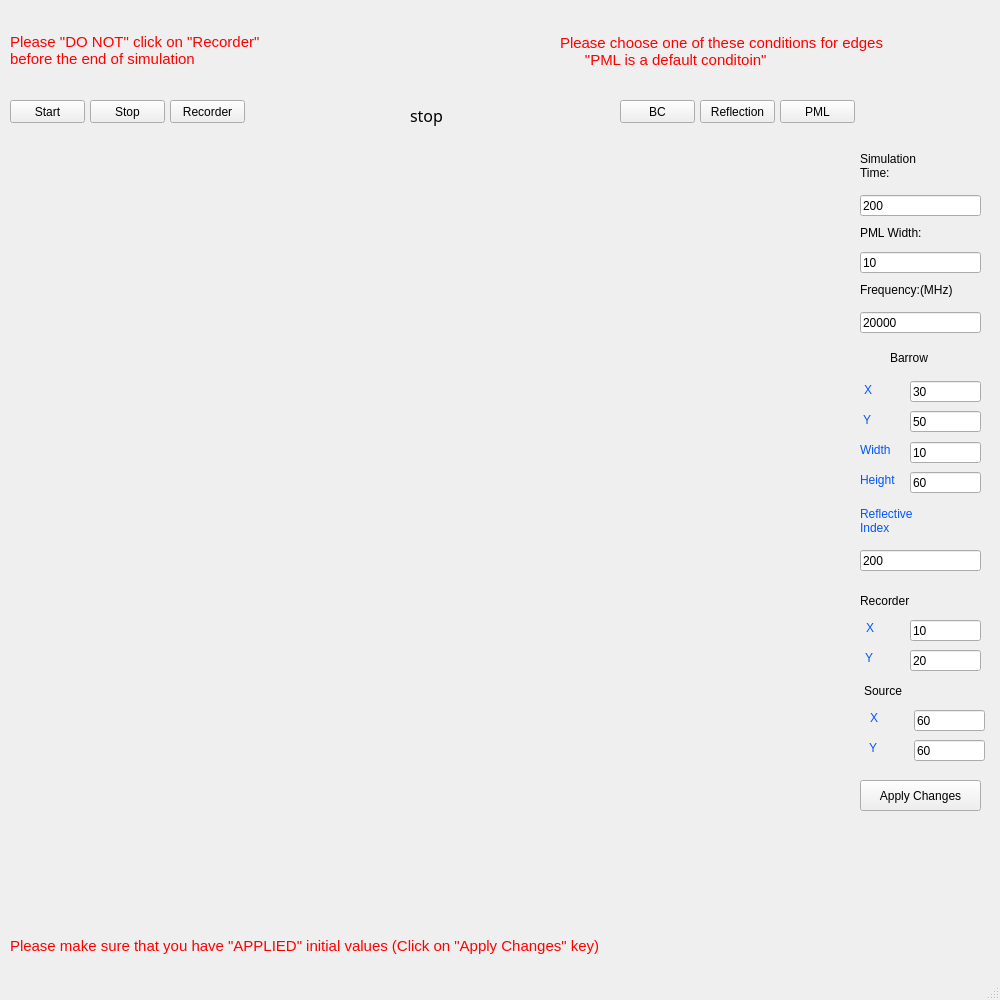
<?xml version="1.0" encoding="UTF-8"?>
<ui version="4.0">
 <author>Amir</author>
 <class>MainWindow</class>
 <widget class="QMainWindow" name="MainWindow">
  <property name="geometry">
   <rect>
    <x>0</x>
    <y>0</y>
    <width>1000</width>
    <height>1000</height>
   </rect>
  </property>
  <property name="windowTitle">
   <string>MainWindow</string>
  </property>
  <widget class="QWidget" name="centralwidget">
   <widget class="QPushButton" name="start_pushButton">
    <property name="geometry">
     <rect>
      <x>10</x>
      <y>100</y>
      <width>75</width>
      <height>23</height>
     </rect>
    </property>
    <property name="palette">
     <palette>
      <active>
       <colorrole role="Midlight">
        <brush brushstyle="SolidPattern">
         <color alpha="255">
          <red>178</red>
          <green>227</green>
          <blue>62</blue>
         </color>
        </brush>
       </colorrole>
      </active>
      <inactive>
       <colorrole role="Midlight">
        <brush brushstyle="SolidPattern">
         <color alpha="255">
          <red>178</red>
          <green>227</green>
          <blue>62</blue>
         </color>
        </brush>
       </colorrole>
      </inactive>
      <disabled>
       <colorrole role="Midlight">
        <brush brushstyle="SolidPattern">
         <color alpha="255">
          <red>178</red>
          <green>227</green>
          <blue>62</blue>
         </color>
        </brush>
       </colorrole>
      </disabled>
     </palette>
    </property>
    <property name="text">
     <string>Start</string>
    </property>
   </widget>
   <widget class="QPushButton" name="stop_pushButton">
    <property name="geometry">
     <rect>
      <x>90</x>
      <y>100</y>
      <width>75</width>
      <height>23</height>
     </rect>
    </property>
    <property name="text">
     <string>Stop</string>
    </property>
   </widget>
   <widget class="QWidget" name="matplotlib_widget" native="true">
    <property name="geometry">
     <rect>
      <x>10</x>
      <y>130</y>
      <width>841</width>
      <height>801</height>
     </rect>
    </property>
   </widget>
   <widget class="QLabel" name="plot_label">
    <property name="geometry">
     <rect>
      <x>410</x>
      <y>100</y>
      <width>131</width>
      <height>31</height>
     </rect>
    </property>
    <property name="font">
     <font>
      <family>XW Zar</family>
      <pointsize>12</pointsize>
     </font>
    </property>
    <property name="layoutDirection">
     <enum>Qt::RightToLeft</enum>
    </property>
    <property name="text">
     <string>stop</string>
    </property>
   </widget>
   <widget class="QPushButton" name="pushButton_rec">
    <property name="geometry">
     <rect>
      <x>170</x>
      <y>100</y>
      <width>75</width>
      <height>23</height>
     </rect>
    </property>
    <property name="text">
     <string>Recorder</string>
    </property>
   </widget>
   <widget class="QPushButton" name="pushButton1">
    <property name="geometry">
     <rect>
      <x>620</x>
      <y>100</y>
      <width>75</width>
      <height>23</height>
     </rect>
    </property>
    <property name="text">
     <string>BC</string>
    </property>
   </widget>
   <widget class="QPushButton" name="pushButton2">
    <property name="geometry">
     <rect>
      <x>700</x>
      <y>100</y>
      <width>75</width>
      <height>23</height>
     </rect>
    </property>
    <property name="text">
     <string>Reflection</string>
    </property>
   </widget>
   <widget class="QPushButton" name="pushButton3">
    <property name="geometry">
     <rect>
      <x>780</x>
      <y>100</y>
      <width>75</width>
      <height>23</height>
     </rect>
    </property>
    <property name="text">
     <string>PML</string>
    </property>
   </widget>
   <widget class="QLabel" name="label">
    <property name="geometry">
     <rect>
      <x>560</x>
      <y>21</y>
      <width>361</width>
      <height>61</height>
     </rect>
    </property>
    <property name="palette">
     <palette>
      <active>
       <colorrole role="WindowText">
        <brush brushstyle="SolidPattern">
         <color alpha="255">
          <red>255</red>
          <green>0</green>
          <blue>0</blue>
         </color>
        </brush>
       </colorrole>
      </active>
      <inactive>
       <colorrole role="WindowText">
        <brush brushstyle="SolidPattern">
         <color alpha="255">
          <red>255</red>
          <green>0</green>
          <blue>0</blue>
         </color>
        </brush>
       </colorrole>
      </inactive>
      <disabled>
       <colorrole role="WindowText">
        <brush brushstyle="SolidPattern">
         <color alpha="255">
          <red>120</red>
          <green>120</green>
          <blue>120</blue>
         </color>
        </brush>
       </colorrole>
      </disabled>
     </palette>
    </property>
    <property name="font">
     <font>
      <pointsize>11</pointsize>
     </font>
    </property>
    <property name="text">
     <string>Please choose one of these conditions for edges
      &quot;PML is a default conditoin&quot;</string>
    </property>
   </widget>
   <widget class="QLabel" name="label_4">
    <property name="geometry">
     <rect>
      <x>860</x>
      <y>222</y>
      <width>91</width>
      <height>21</height>
     </rect>
    </property>
    <property name="text">
     <string>PML Width:</string>
    </property>
   </widget>
   <widget class="QLineEdit" name="Layer">
    <property name="geometry">
     <rect>
      <x>860</x>
      <y>252</y>
      <width>121</width>
      <height>21</height>
     </rect>
    </property>
    <property name="text">
     <string>10</string>
    </property>
   </widget>
   <widget class="QLabel" name="label_3">
    <property name="geometry">
     <rect>
      <x>860</x>
      <y>282</y>
      <width>131</width>
      <height>16</height>
     </rect>
    </property>
    <property name="text">
     <string>Frequency:(MHz)</string>
    </property>
   </widget>
   <widget class="QLineEdit" name="freq">
    <property name="geometry">
     <rect>
      <x>860</x>
      <y>312</y>
      <width>121</width>
      <height>21</height>
     </rect>
    </property>
    <property name="text">
     <string>20000</string>
    </property>
   </widget>
   <widget class="QLabel" name="label_5">
    <property name="geometry">
     <rect>
      <x>890</x>
      <y>350</y>
      <width>131</width>
      <height>16</height>
     </rect>
    </property>
    <property name="text">
     <string>Barrow</string>
    </property>
   </widget>
   <widget class="QLineEdit" name="BarrowX">
    <property name="geometry">
     <rect>
      <x>910</x>
      <y>411</y>
      <width>71</width>
      <height>21</height>
     </rect>
    </property>
    <property name="text">
     <string>50</string>
    </property>
   </widget>
   <widget class="QLineEdit" name="BarrowW">
    <property name="geometry">
     <rect>
      <x>910</x>
      <y>472</y>
      <width>71</width>
      <height>21</height>
     </rect>
    </property>
    <property name="text">
     <string>60</string>
    </property>
   </widget>
   <widget class="QLineEdit" name="BarrowH">
    <property name="geometry">
     <rect>
      <x>910</x>
      <y>442</y>
      <width>71</width>
      <height>21</height>
     </rect>
    </property>
    <property name="text">
     <string>10</string>
    </property>
   </widget>
   <widget class="QLabel" name="label_6">
    <property name="geometry">
     <rect>
      <x>860</x>
      <y>590</y>
      <width>81</width>
      <height>21</height>
     </rect>
    </property>
    <property name="text">
     <string>Recorder</string>
    </property>
   </widget>
   <widget class="QLabel" name="label_7">
    <property name="geometry">
     <rect>
      <x>864</x>
      <y>382</y>
      <width>41</width>
      <height>16</height>
     </rect>
    </property>
    <property name="palette">
     <palette>
      <active>
       <colorrole role="WindowText">
        <brush brushstyle="SolidPattern">
         <color alpha="255">
          <red>0</red>
          <green>85</green>
          <blue>255</blue>
         </color>
        </brush>
       </colorrole>
      </active>
      <inactive>
       <colorrole role="WindowText">
        <brush brushstyle="SolidPattern">
         <color alpha="255">
          <red>0</red>
          <green>85</green>
          <blue>255</blue>
         </color>
        </brush>
       </colorrole>
      </inactive>
      <disabled>
       <colorrole role="WindowText">
        <brush brushstyle="SolidPattern">
         <color alpha="255">
          <red>120</red>
          <green>120</green>
          <blue>120</blue>
         </color>
        </brush>
       </colorrole>
      </disabled>
     </palette>
    </property>
    <property name="text">
     <string>X</string>
    </property>
   </widget>
   <widget class="QLabel" name="label_8">
    <property name="geometry">
     <rect>
      <x>863</x>
      <y>412</y>
      <width>41</width>
      <height>16</height>
     </rect>
    </property>
    <property name="palette">
     <palette>
      <active>
       <colorrole role="WindowText">
        <brush brushstyle="SolidPattern">
         <color alpha="255">
          <red>0</red>
          <green>85</green>
          <blue>255</blue>
         </color>
        </brush>
       </colorrole>
      </active>
      <inactive>
       <colorrole role="WindowText">
        <brush brushstyle="SolidPattern">
         <color alpha="255">
          <red>0</red>
          <green>85</green>
          <blue>255</blue>
         </color>
        </brush>
       </colorrole>
      </inactive>
      <disabled>
       <colorrole role="WindowText">
        <brush brushstyle="SolidPattern">
         <color alpha="255">
          <red>120</red>
          <green>120</green>
          <blue>120</blue>
         </color>
        </brush>
       </colorrole>
      </disabled>
     </palette>
    </property>
    <property name="text">
     <string>Y</string>
    </property>
   </widget>
   <widget class="QLabel" name="label_9">
    <property name="geometry">
     <rect>
      <x>860</x>
      <y>442</y>
      <width>41</width>
      <height>16</height>
     </rect>
    </property>
    <property name="palette">
     <palette>
      <active>
       <colorrole role="WindowText">
        <brush brushstyle="SolidPattern">
         <color alpha="255">
          <red>0</red>
          <green>85</green>
          <blue>255</blue>
         </color>
        </brush>
       </colorrole>
      </active>
      <inactive>
       <colorrole role="WindowText">
        <brush brushstyle="SolidPattern">
         <color alpha="255">
          <red>0</red>
          <green>85</green>
          <blue>255</blue>
         </color>
        </brush>
       </colorrole>
      </inactive>
      <disabled>
       <colorrole role="WindowText">
        <brush brushstyle="SolidPattern">
         <color alpha="255">
          <red>120</red>
          <green>120</green>
          <blue>120</blue>
         </color>
        </brush>
       </colorrole>
      </disabled>
     </palette>
    </property>
    <property name="text">
     <string>Width</string>
    </property>
   </widget>
   <widget class="QLabel" name="label_10">
    <property name="geometry">
     <rect>
      <x>860</x>
      <y>472</y>
      <width>51</width>
      <height>16</height>
     </rect>
    </property>
    <property name="palette">
     <palette>
      <active>
       <colorrole role="WindowText">
        <brush brushstyle="SolidPattern">
         <color alpha="255">
          <red>0</red>
          <green>85</green>
          <blue>255</blue>
         </color>
        </brush>
       </colorrole>
      </active>
      <inactive>
       <colorrole role="WindowText">
        <brush brushstyle="SolidPattern">
         <color alpha="255">
          <red>0</red>
          <green>85</green>
          <blue>255</blue>
         </color>
        </brush>
       </colorrole>
      </inactive>
      <disabled>
       <colorrole role="WindowText">
        <brush brushstyle="SolidPattern">
         <color alpha="255">
          <red>120</red>
          <green>120</green>
          <blue>120</blue>
         </color>
        </brush>
       </colorrole>
      </disabled>
     </palette>
    </property>
    <property name="text">
     <string>Height</string>
    </property>
   </widget>
   <widget class="QLabel" name="label_11">
    <property name="geometry">
     <rect>
      <x>866</x>
      <y>620</y>
      <width>41</width>
      <height>16</height>
     </rect>
    </property>
    <property name="palette">
     <palette>
      <active>
       <colorrole role="WindowText">
        <brush brushstyle="SolidPattern">
         <color alpha="255">
          <red>0</red>
          <green>85</green>
          <blue>255</blue>
         </color>
        </brush>
       </colorrole>
      </active>
      <inactive>
       <colorrole role="WindowText">
        <brush brushstyle="SolidPattern">
         <color alpha="255">
          <red>0</red>
          <green>85</green>
          <blue>255</blue>
         </color>
        </brush>
       </colorrole>
      </inactive>
      <disabled>
       <colorrole role="WindowText">
        <brush brushstyle="SolidPattern">
         <color alpha="255">
          <red>120</red>
          <green>120</green>
          <blue>120</blue>
         </color>
        </brush>
       </colorrole>
      </disabled>
     </palette>
    </property>
    <property name="text">
     <string>X</string>
    </property>
   </widget>
   <widget class="QLineEdit" name="recorderX">
    <property name="geometry">
     <rect>
      <x>910</x>
      <y>650</y>
      <width>71</width>
      <height>21</height>
     </rect>
    </property>
    <property name="text">
     <string>20</string>
    </property>
   </widget>
   <widget class="QLineEdit" name="recorderY">
    <property name="geometry">
     <rect>
      <x>910</x>
      <y>620</y>
      <width>71</width>
      <height>21</height>
     </rect>
    </property>
    <property name="text">
     <string>10</string>
    </property>
   </widget>
   <widget class="QLabel" name="label_12">
    <property name="geometry">
     <rect>
      <x>865</x>
      <y>650</y>
      <width>41</width>
      <height>16</height>
     </rect>
    </property>
    <property name="palette">
     <palette>
      <active>
       <colorrole role="WindowText">
        <brush brushstyle="SolidPattern">
         <color alpha="255">
          <red>0</red>
          <green>85</green>
          <blue>255</blue>
         </color>
        </brush>
       </colorrole>
      </active>
      <inactive>
       <colorrole role="WindowText">
        <brush brushstyle="SolidPattern">
         <color alpha="255">
          <red>0</red>
          <green>85</green>
          <blue>255</blue>
         </color>
        </brush>
       </colorrole>
      </inactive>
      <disabled>
       <colorrole role="WindowText">
        <brush brushstyle="SolidPattern">
         <color alpha="255">
          <red>120</red>
          <green>120</green>
          <blue>120</blue>
         </color>
        </brush>
       </colorrole>
      </disabled>
     </palette>
    </property>
    <property name="text">
     <string>Y</string>
    </property>
   </widget>
   <widget class="QPushButton" name="pushButton">
    <property name="geometry">
     <rect>
      <x>860</x>
      <y>780</y>
      <width>121</width>
      <height>31</height>
     </rect>
    </property>
    <property name="text">
     <string>Apply Changes</string>
    </property>
   </widget>
   <widget class="QLineEdit" name="BarrowY">
    <property name="geometry">
     <rect>
      <x>910</x>
      <y>381</y>
      <width>71</width>
      <height>21</height>
     </rect>
    </property>
    <property name="text">
     <string>30</string>
    </property>
   </widget>
   <widget class="QLineEdit" name="srcY">
    <property name="geometry">
     <rect>
      <x>914</x>
      <y>740</y>
      <width>71</width>
      <height>21</height>
     </rect>
    </property>
    <property name="text">
     <string>60</string>
    </property>
   </widget>
   <widget class="QLineEdit" name="srcX">
    <property name="geometry">
     <rect>
      <x>914</x>
      <y>710</y>
      <width>71</width>
      <height>21</height>
     </rect>
    </property>
    <property name="text">
     <string>60</string>
    </property>
   </widget>
   <widget class="QLabel" name="label_14">
    <property name="geometry">
     <rect>
      <x>864</x>
      <y>680</y>
      <width>81</width>
      <height>21</height>
     </rect>
    </property>
    <property name="text">
     <string>Source</string>
    </property>
   </widget>
   <widget class="QLabel" name="label_2">
    <property name="geometry">
     <rect>
      <x>10</x>
      <y>20</y>
      <width>631</width>
      <height>61</height>
     </rect>
    </property>
    <property name="palette">
     <palette>
      <active>
       <colorrole role="WindowText">
        <brush brushstyle="SolidPattern">
         <color alpha="255">
          <red>255</red>
          <green>0</green>
          <blue>0</blue>
         </color>
        </brush>
       </colorrole>
      </active>
      <inactive>
       <colorrole role="WindowText">
        <brush brushstyle="SolidPattern">
         <color alpha="255">
          <red>255</red>
          <green>0</green>
          <blue>0</blue>
         </color>
        </brush>
       </colorrole>
      </inactive>
      <disabled>
       <colorrole role="WindowText">
        <brush brushstyle="SolidPattern">
         <color alpha="255">
          <red>120</red>
          <green>120</green>
          <blue>120</blue>
         </color>
        </brush>
       </colorrole>
      </disabled>
     </palette>
    </property>
    <property name="font">
     <font>
      <pointsize>11</pointsize>
     </font>
    </property>
    <property name="text">
     <string>Please &quot;DO NOT&quot; click on &quot;Recorder&quot;
before the end of simulation</string>
    </property>
   </widget>
   <widget class="QLabel" name="label_16">
    <property name="geometry">
     <rect>
      <x>860</x>
      <y>145</y>
      <width>91</width>
      <height>41</height>
     </rect>
    </property>
    <property name="text">
     <string>Simulation
Time:</string>
    </property>
   </widget>
   <widget class="QLineEdit" name="tmax">
    <property name="geometry">
     <rect>
      <x>860</x>
      <y>195</y>
      <width>121</width>
      <height>21</height>
     </rect>
    </property>
    <property name="text">
     <string>200</string>
    </property>
   </widget>
   <widget class="QLabel" name="label_17">
    <property name="geometry">
     <rect>
      <x>860</x>
      <y>500</y>
      <width>91</width>
      <height>41</height>
     </rect>
    </property>
    <property name="palette">
     <palette>
      <active>
       <colorrole role="WindowText">
        <brush brushstyle="SolidPattern">
         <color alpha="255">
          <red>0</red>
          <green>85</green>
          <blue>255</blue>
         </color>
        </brush>
       </colorrole>
      </active>
      <inactive>
       <colorrole role="WindowText">
        <brush brushstyle="SolidPattern">
         <color alpha="255">
          <red>0</red>
          <green>85</green>
          <blue>255</blue>
         </color>
        </brush>
       </colorrole>
      </inactive>
      <disabled>
       <colorrole role="WindowText">
        <brush brushstyle="SolidPattern">
         <color alpha="255">
          <red>120</red>
          <green>120</green>
          <blue>120</blue>
         </color>
        </brush>
       </colorrole>
      </disabled>
     </palette>
    </property>
    <property name="text">
     <string>Reflective
Index</string>
    </property>
   </widget>
   <widget class="QLineEdit" name="ref">
    <property name="geometry">
     <rect>
      <x>860</x>
      <y>550</y>
      <width>121</width>
      <height>21</height>
     </rect>
    </property>
    <property name="text">
     <string>200</string>
    </property>
   </widget>
   <widget class="QLabel" name="label_13">
    <property name="geometry">
     <rect>
      <x>869</x>
      <y>740</y>
      <width>41</width>
      <height>16</height>
     </rect>
    </property>
    <property name="palette">
     <palette>
      <active>
       <colorrole role="WindowText">
        <brush brushstyle="SolidPattern">
         <color alpha="255">
          <red>0</red>
          <green>85</green>
          <blue>255</blue>
         </color>
        </brush>
       </colorrole>
      </active>
      <inactive>
       <colorrole role="WindowText">
        <brush brushstyle="SolidPattern">
         <color alpha="255">
          <red>0</red>
          <green>85</green>
          <blue>255</blue>
         </color>
        </brush>
       </colorrole>
      </inactive>
      <disabled>
       <colorrole role="WindowText">
        <brush brushstyle="SolidPattern">
         <color alpha="255">
          <red>120</red>
          <green>120</green>
          <blue>120</blue>
         </color>
        </brush>
       </colorrole>
      </disabled>
     </palette>
    </property>
    <property name="text">
     <string>Y</string>
    </property>
   </widget>
   <widget class="QLabel" name="label_15">
    <property name="geometry">
     <rect>
      <x>870</x>
      <y>710</y>
      <width>41</width>
      <height>16</height>
     </rect>
    </property>
    <property name="palette">
     <palette>
      <active>
       <colorrole role="WindowText">
        <brush brushstyle="SolidPattern">
         <color alpha="255">
          <red>0</red>
          <green>85</green>
          <blue>255</blue>
         </color>
        </brush>
       </colorrole>
      </active>
      <inactive>
       <colorrole role="WindowText">
        <brush brushstyle="SolidPattern">
         <color alpha="255">
          <red>0</red>
          <green>85</green>
          <blue>255</blue>
         </color>
        </brush>
       </colorrole>
      </inactive>
      <disabled>
       <colorrole role="WindowText">
        <brush brushstyle="SolidPattern">
         <color alpha="255">
          <red>120</red>
          <green>120</green>
          <blue>120</blue>
         </color>
        </brush>
       </colorrole>
      </disabled>
     </palette>
    </property>
    <property name="text">
     <string>X</string>
    </property>
   </widget>
   <widget class="QLabel" name="label_18">
    <property name="geometry">
     <rect>
      <x>10</x>
      <y>910</y>
      <width>901</width>
      <height>71</height>
     </rect>
    </property>
    <property name="palette">
     <palette>
      <active>
       <colorrole role="WindowText">
        <brush brushstyle="SolidPattern">
         <color alpha="255">
          <red>255</red>
          <green>0</green>
          <blue>0</blue>
         </color>
        </brush>
       </colorrole>
      </active>
      <inactive>
       <colorrole role="WindowText">
        <brush brushstyle="SolidPattern">
         <color alpha="255">
          <red>255</red>
          <green>0</green>
          <blue>0</blue>
         </color>
        </brush>
       </colorrole>
      </inactive>
      <disabled>
       <colorrole role="WindowText">
        <brush brushstyle="SolidPattern">
         <color alpha="255">
          <red>120</red>
          <green>120</green>
          <blue>120</blue>
         </color>
        </brush>
       </colorrole>
      </disabled>
     </palette>
    </property>
    <property name="font">
     <font>
      <pointsize>11</pointsize>
     </font>
    </property>
    <property name="text">
     <string>Please make sure that you have &quot;APPLIED&quot; initial values (Click on &quot;Apply Changes&quot; key)</string>
    </property>
   </widget>
  </widget>
  <widget class="QStatusBar" name="statusbar"/>
  <action name="file_actionStart">
   <property name="text">
    <string>Start</string>
   </property>
  </action>
  <action name="actionStop">
   <property name="text">
    <string>Stop</string>
   </property>
  </action>
 </widget>
 <resources/>
 <connections/>
</ui>
